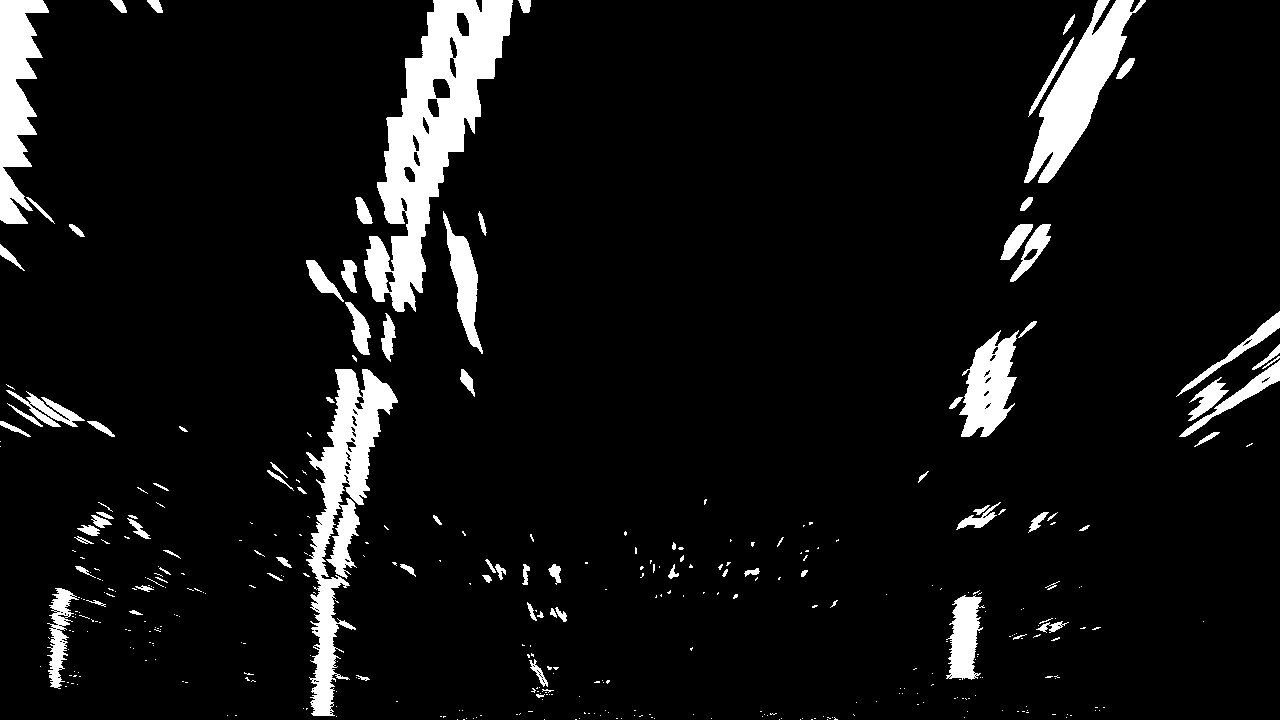
#> input picture examples/warped-example.jpg, 1280 x 720 px
$ python poly_lane_finding_smooth.py   (older library calls are emulated)
#> lines starting #> are read from the running program, lines starting #| are printed output that depends on the picture
import numpy as np
import cv2
import matplotlib.image as mpimg
import matplotlib.pyplot as plt
from matplotlib.widgets import Slider, Button
from collections import deque
from itertools import islice

from matplotlib.lines import Line2D


import pickle

# img = cv2.imread('../examples/warped-example.jpg')
# grayimg = cv2.cvtColor(img, cv2.COLOR_BGR2GRAY)

'''
@precentage : how much of the image from the top is cropeed out
clear
'''
def sliceimg(img, precentage):
    image_length = np.shape(img)[0]
    x_ = np.int(image_length/100.)*precentage
    sliced = img[x_:,:]
    ret = np.copy(sliced)

    return ret


'''
Function to create a slice and it's histogram
'''
# [217 lines left out: functions sliceimg_and_histogram, update_slicedimg, not called in this run]


if __name__ == "__main__":


    img = cv2.imread('../examples/warped-example.jpg')
#> img is the input picture: shape (720, 1280, 3); min 0, max 255, mean 18.5
    grayimg = cv2.cvtColor(img, cv2.COLOR_BGR2GRAY)

    fig, (ax, ax2) = plt.subplots(1, 2, figsize=(15, 6))
    plt.subplots_adjust(left=0.1, bottom=0.30)
    ax.margins(x=0)

    # set x axis with the image cols
    x_ = np.arange(0, len(grayimg[-1]), 1)
#> x_ = 1280 values from 0 to 1279
    y_ = np.sum(grayimg, axis=0) # axis 0  is the rows axis, will sum each row along each column
#> y_ = 1280 values, max 66786 at index 324, min 0 at index 208, mean 13337.6
    l_, =  ax.plot(x_, y_)

    llx = []
    lly = []

    linewidth = 3
    linecolor = 'yellow'
    left_lane = Line2D(llx, lly, lw=linewidth, color=linecolor)
    right_lane = Line2D(llx, lly, lw=linewidth, color=linecolor)
    ax2.add_line(left_lane)
    ax2.add_line(right_lane)

    # plt.plot(left_fitx, ploty, color='yellow')
    # print(ax.get_extent())

    axcolor = 'lightgoldenrodyellow'
    vcrop_from_bottom   = plt.axes([0.1, 0.20, 0.8, 0.03], facecolor=axcolor)

    # vinit = 50.0
    vh_adjust = Slider(vcrop_from_bottom, 'V-height', 0, 100.0,  valinit=0, valstep=1)

    sliced = sliceimg(img, 0)
    im = ax2.imshow(sliced, cmap='gray')
    ax2.set_anchor('SW')

    nwindows = 9
    margin = 50
    minpix = 50
    ym_per_pix = 30/720  # meters per pixel in y dimension
    xm_per_pix = 3.7/700 # meters per pixel in x dimension


    vh_adjust.on_changed(update_slicedimg)

    resetax = plt.axes([0.8, 0.10, 0.1, 0.04])
    button = Button(resetax, 'Reset', color=axcolor, hovercolor='0.975')

    def reset(event):
        vh_adjust.reset()

    button.on_clicked(reset)

    plt.show()
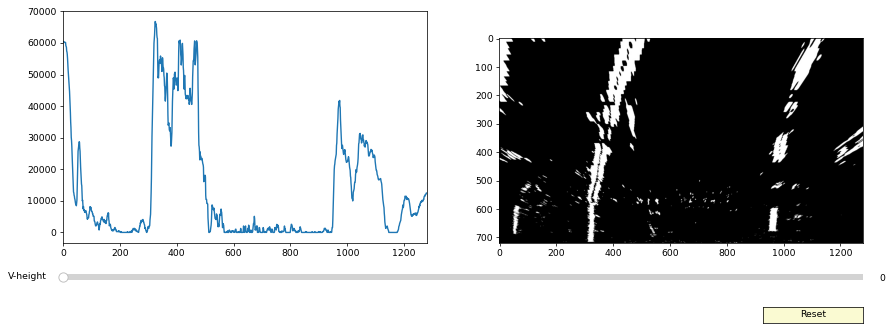
#> figure drawn by matplotlib, 3 panels; panel 1: curve peaks at x = 324, y = 66786
